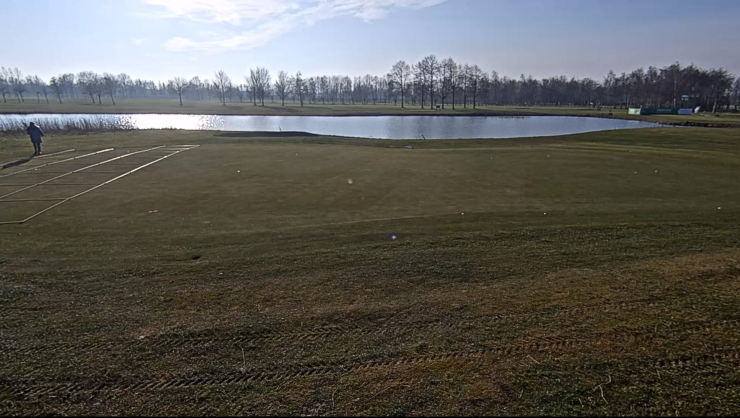
#> input picture helpers/grid_images/01.jpeg, 1480 x 835 px (shown at 1/2 size)
$ python -i ObjectDetection.py   (imports and definitions only)
#> lines starting #> are read from the running program, lines starting #| are printed output that depends on the picture; after the words box and inside, x2 and y2 are one past the last pixel; in counts of white or black regions, pixels touching at a corner belong together
import os
import cv2
import numpy as np
import configparser

class ObjectDetection:
    def __init__(self, img_path):

        # Load config data from config file
#> called with img_path = '../../../../helpers/grid_images/01.jpeg'
        configParser = configparser.ConfigParser()
        configFilePath = os.path.join(os.path.dirname(__file__), '..', 'config', 'config.txt')
        configParser.read(configFilePath)

        self.img_path = img_path
        self.img = cv2.imread(img_path)
#> self.img is the input picture: shape (835, 1480, 3); mean B, G, R 85.3, 90.4, 91.7


    def draw_lines(self, hough, image, nlines):
        n_x, n_y=image.shape
        print(hough[0])
        #convert to color image so that you can see the lines
        draw_im = cv2.cvtColor(image, cv2.COLOR_GRAY2BGR)

        for (rho, theta) in hough[0][:nlines]:
            print(f"rho,theta({rho}, {theta})")
            try:
                x0 = np.cos(theta)*rho
                y0 = np.sin(theta)*rho
                pt1 = ( int(x0 + (n_x+n_y)*(-np.sin(theta))), int(y0 + (n_x+n_y)*np.cos(theta)) )
                pt2 = ( int(x0 - (n_x+n_y)*(-np.sin(theta))), int(y0 - (n_x+n_y)*np.cos(theta)) )
                alph = np.arctan( (pt2[1]-pt1[1])/( pt2[0]-pt1[0]) )
                alphdeg = alph * 180 / np.pi

                print(f"({pt1}, {pt2})")

                #OpenCv uses weird angle system, see: http://docs.opencv.org/3.0-beta/doc/py_tutorials/py_imgproc/py_houghlines/py_houghlines.html
                if abs( np.cos( alph - 180 )) > 0.8: #0.995:
                    cv2.line(draw_im, pt1, pt2, (255,0,0), 2)
                if rho > 0 and abs( np.cos( alphdeg - 90)) > 0.7:
                    cv2.line(draw_im, pt1, pt2, (0,0,255), 2)
            except:
                pass

        cv2.imwrite("3HoughLines.png", draw_im, [cv2.IMWRITE_PNG_COMPRESSION, 12])


    def findAceHole(self):
        image = self.img.copy()
        image = image[415:self.img.shape[0]-100, 300:self.img.shape[1]-300]
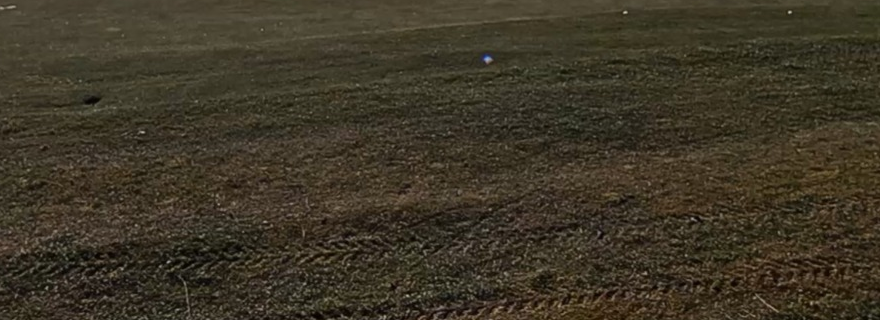
#> image: shape (320, 880, 3); mean B, G, R 38.8, 54.6, 61.8
        cv2.imwrite("image.jpg", image)
        gray = cv2.cvtColor(image,cv2.COLOR_BGR2GRAY)
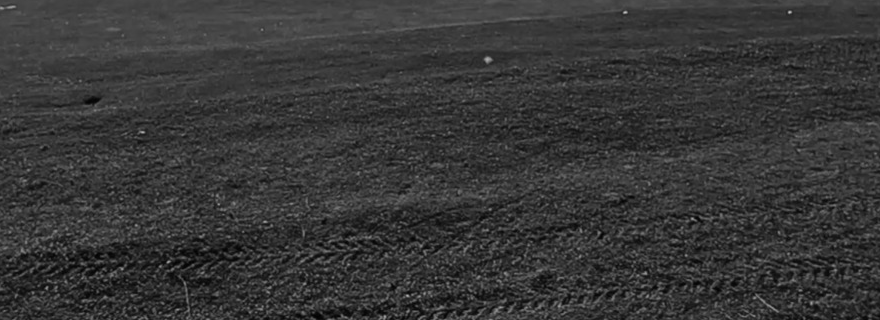
#> gray: shape (320, 880); min 2, max 191, mean 54.9
        cv2.imwrite("0gray.jpg", gray)

        element = np.ones((6,6))
        erode = cv2.erode(gray, element)
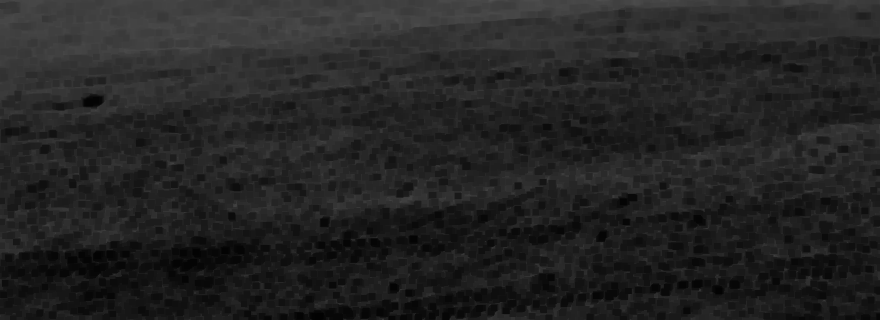
#> erode: shape (320, 880); min 2, max 82, mean 35.8
        cv2.imwrite("1erodedtresh.jpg", erode)

        # adaptive threshold
        thresh = cv2.adaptiveThreshold(erode,255,cv2.ADAPTIVE_THRESH_GAUSSIAN_C, cv2.THRESH_BINARY_INV,51,9)
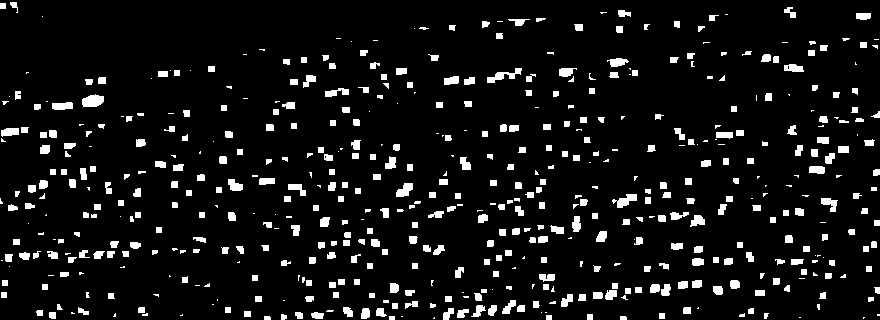
#> thresh: shape (320, 880); 7.5% white; 558 white regions (170 under 20 px)
        cv2.imwrite("2thresh.jpg", thresh)

        # Fill rectangular contours
        cnts = cv2.findContours(thresh, cv2.RETR_EXTERNAL, cv2.CHAIN_APPROX_SIMPLE)
#> cnts = 558 contours, 216 with area under 20; largest, box (x1, y1, x2, y2) and area: (82, 94, 104, 107) 194, (487, 68, 522, 83) 154, (612, 194, 637, 208) 144, (396, 183, 413, 197) 132, (52, 102, 73, 110) 117
        cnts = cnts[0] if len(cnts) == 2 else cnts[1]
        for c in cnts:
            cv2.drawContours(thresh, [c], -1, (255,255,255), -1)
#> this loop made 558 passes
#> c on passes 1 to 3: [[863, 317], [863, 318], [864, 317]], [[799, 317], [800, 317]], [[434, 317], [433, 318], [434, 318]]
#> thresh: shape (320, 880); 7.5% white; 558 white regions (170 under 20 px), largest, box (x1, y1, x2, y2) and area: (82, 94, 104, 107) 221, (487, 68, 522, 83) 203, (612, 194, 637, 208) 181

        # Morph open
        kernel = np.ones((1,1),np.uint8)
        opening = cv2.morphologyEx(thresh, cv2.MORPH_OPEN, kernel, iterations=3)
        kernel = np.ones((2,3),np.uint8)
        opening = cv2.morphologyEx(opening, cv2.MORPH_OPEN, kernel, iterations=4)
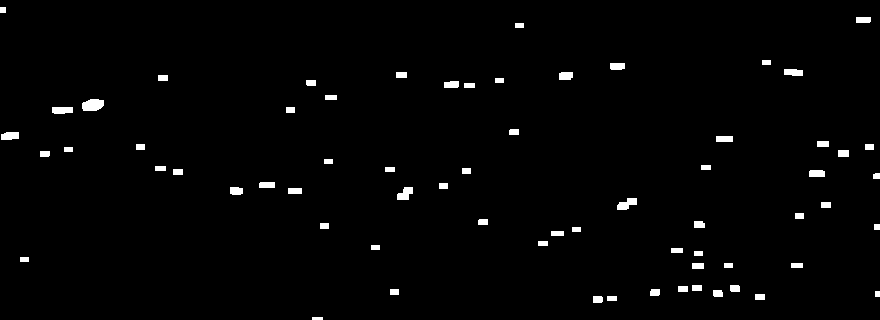
#> opening: shape (320, 880); 1.6% white; 67 white regions, largest, box (x1, y1, x2, y2) and area: (82, 99, 104, 111) 220, (617, 198, 637, 210) 153, (397, 187, 413, 200) 145
        kernel = np.ones((4,1),np.uint8)
        opening = cv2.morphologyEx(opening, cv2.MORPH_OPEN, kernel, iterations=1)
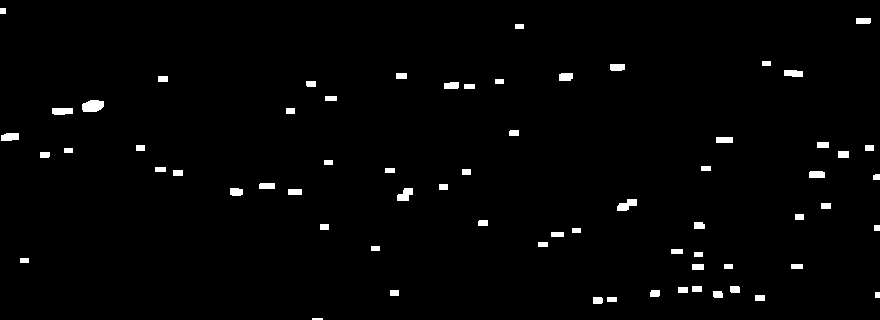
#> opening: shape (320, 880); 1.6% white; 67 white regions
        cv2.imwrite("3mop.jpg", opening)

        # Draw rectangles, the 'area_treshold' value was determined empirically
        cnts = cv2.findContours(opening, cv2.RETR_EXTERNAL, cv2.CHAIN_APPROX_SIMPLE)
#> cnts = 67 contours, 1 with area under 20; largest, box (x1, y1, x2, y2) and area: (82, 100, 104, 112) 192, (617, 199, 637, 211) 124, (397, 188, 413, 201) 119, (52, 108, 73, 115) 111, (1, 133, 19, 141) 106
        cnts = cnts[0] if len(cnts) == 2 else cnts[1]
        area_treshold = 4000
        for c in cnts:
            if cv2.contourArea(c) > area_treshold :
              x,y,w,h = cv2.boundingRect(c)
              cv2.rectangle(image, (x, y), (x + w, y + h), (36,255,12), 3)
#> this loop made 67 passes
#> c on passes 1, 2, 4, 5, 8, 9, 11, 12, 13, 14, 15, 16: [[312, 318], [312, 319], [322, 319], [322, 318]], [[607, 297], [607, 301], [616, 301], [616, 297]], [[755, 295], [755, 300], [764, 300], [764, 295]], [[875, 292], [875, 297], [879, 297], [879, 292]], [[390, 290], [390, 295], [398, 295], [398, 290]], [[678, 287], [678, 292], [687, 292], [687, 287]], [[692, 286], [692, 291], [701, 291], [701, 286]], [[791, 264], [791, 268], [802, 268], [802, 264]], [[724, 264], [724, 268], [732, 268], [732, 264]], [[692, 264], [692, 269], [703, 269], [703, 264]], [[20, 258], [20, 262], [28, 262], [28, 258]], [[694, 252], [694, 256], [702, 256], [702, 252]]

        cv2.imwrite("result.jpg", image)


        minLineLength = 50
        maxLineGap = 20
        #hough = cv2.HoughLines(thresh, 1, np.pi / 180, 50, None, 50, 10)
        #print(hough)
        #self.draw_lines(hough, erode, 10)

>>> result = ObjectDetection('../../../../helpers/grid_images/01.jpeg').findAceHole()

$ run again, on helpers/grid_images/03.jpeg
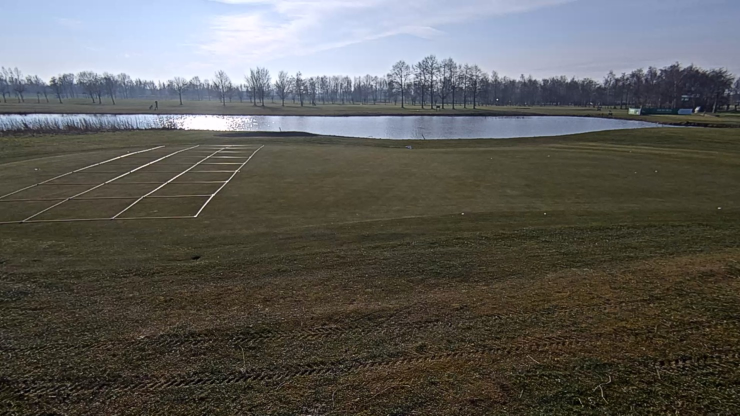
#> input picture helpers/grid_images/03.jpeg, 1480 x 831 px (shown at 1/2 size)
#> in __init__, self.img is the input picture: shape (831, 1480, 3); mean B, G, R 86.9, 91, 92.1
#> in findAceHole, `thresh = cv2.adaptiveThreshold(erode,255,cv2.ADAPTIVE_THRESH_GAUSSIAN_..`:
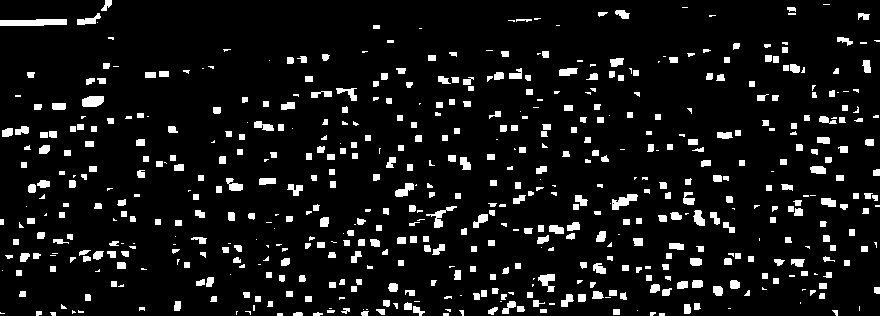
#> thresh: shape (316, 880); 8% white; 582 white regions (173 under 20 px)
#> in findAceHole, `cnts = cv2.findContours(thresh, cv2.RETR_EXTERNAL, cv2.CHAIN_APPROX_SI..`: cnts = 582 contours, 228 with area under 20; largest, box (x1, y1, x2, y2) and area: (0, 19, 67, 26) 338, (82, 96, 104, 107) 182, (612, 194, 638, 210) 179, (538, 274, 555, 292) 136, (426, 206, 457, 228) 136
#> the loop in findAceHole, `for c in cnts:` made 582 passes
#> c on passes 1 to 3: [[659, 313], [659, 315], [664, 315], [664, 313]], [[443, 313], [443, 315], [448, 315], [448, 313]], [[277, 313], [277, 315], [282, 315], [282, 313]]
#> in findAceHole, `opening = cv2.morphologyEx(opening, cv2.MORPH_OPEN, kernel, iterations..`:
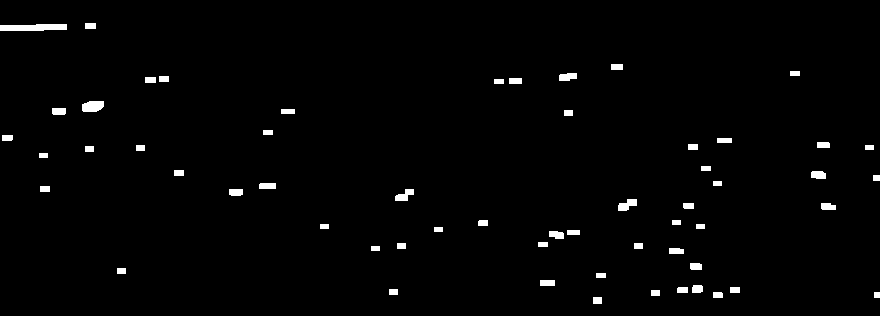
#> opening: shape (316, 880); 1.6% white; 58 white regions
#> in findAceHole, `cnts = cv2.findContours(opening, cv2.RETR_EXTERNAL, cv2.CHAIN_APPROX_S..`: cnts = 58 contours; largest, box (x1, y1, x2, y2) and area: (0, 24, 67, 31) 338, (82, 101, 104, 112) 182, (618, 199, 637, 211) 120, (395, 189, 414, 201) 110, (559, 73, 577, 81) 98
#> the loop in findAceHole, `for c in cnts:` made 58 passes
#> c on passes 1, 2, 4, 5, 6, 9, 10, 11: [[593, 297], [593, 303], [601, 303], [601, 297]], [[874, 292], [874, 297], [879, 297], [879, 292]], [[651, 290], [651, 295], [659, 295], [659, 290]], [[389, 289], [389, 294], [397, 294], [397, 289]], [[730, 287], [730, 292], [739, 292], [739, 287]], [[540, 280], [540, 285], [554, 285], [554, 280]], [[596, 273], [596, 277], [605, 277], [605, 273]], [[117, 268], [117, 273], [125, 273], [125, 268]]
